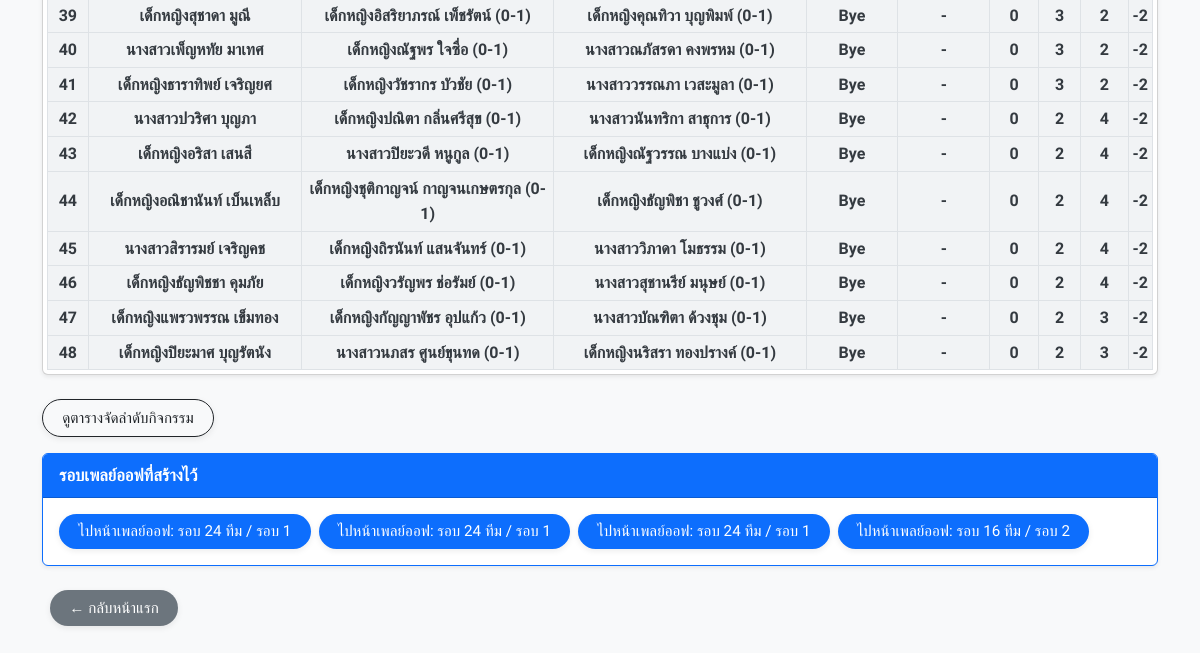
Before: /event/1 (lower part) with the older database file.
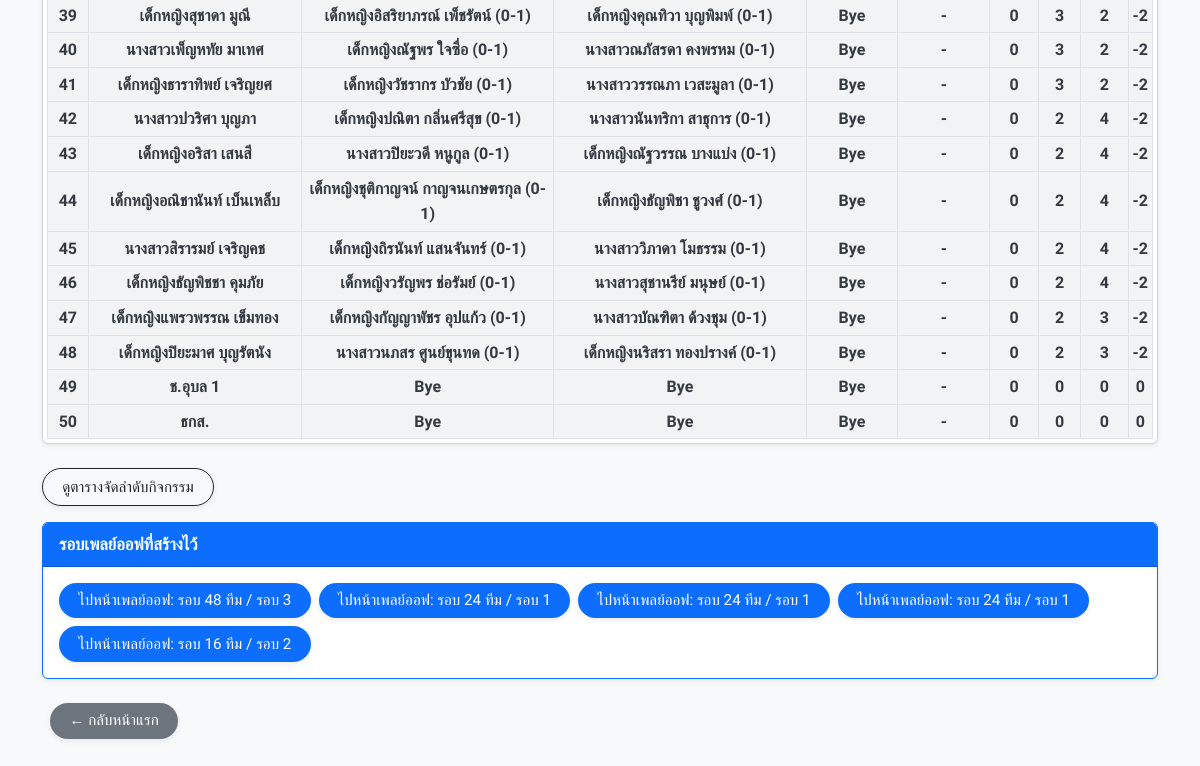
After: the same page with the newer database file.
### models.py (models this page shows)
class Team(db.Model):
    __tablename__ = "teams"
    id = db.Column(db.Integer, primary_key=True)
    name = db.Column(db.String(100), nullable=False)
    event_id = db.Column(db.Integer, db.ForeignKey("events.id"), nullable=False)

### tables this page shows
CREATE TABLE playoff_competitions (
                id INTEGER PRIMARY KEY AUTOINCREMENT, source_event_id INTEGER NOT NULL, title TEXT NOT NULL,
                competition_type TEXT NOT NULL, pairing_method TEXT NOT NULL DEFAULT 'seed',
                status TEXT NOT NULL DEFAULT 'active', report_note TEXT, created_at DATETIME DEFAULT CURRENT_TIMESTAMP
            , config_json TEXT);

### app.py (the view)
@app.route("/event/<int:event_id>")
def event_detail(event_id):
    event = db.session.get(Event, event_id)
    teams = Team.query.filter_by(event_id=event_id).all()
    standings = calculate_standings(event_id)
    matches = Match.query.filter_by(event_id=event_id).all()
    current_round = (
        db.session.query(db.func.max(Match.round))
        .filter(Match.event_id == event_id)
        .scalar()
        or 0
    )
    matches_round_1 = Match.query.filter_by(event_id=event_id, round=1).all()
    try:
        event.logo_list = json.loads(event.logo_filename) if event.logo_filename else []
    except Exception:
        event.logo_list = []
    active_playoffs = _active_playoffs_for_event(event_id)
    return render_template(
        "event.html",
        event=event,
        teams=teams,
        standings=standings,
        matches=matches,
        current_round=current_round,      # ✅ ส่งไปยัง template
        matches_round_1=matches_round_1,  # ✅ ส่งไปด้วยหากใช้
        active_playoffs=active_playoffs
    )

### app.py (called while the page is built)
def get_current_lang():
    lang = request.args.get("lang") or session.get("lang") or "th"
    if lang not in SUPPORTED_LANGS:
        lang = "th"
    session["lang"] = lang
    return lang

@app.context_processor
def inject_i18n():
    lang = get_current_lang()
    return {
        "current_lang": lang,
        "supported_langs": SUPPORTED_LANGS,
        "text_translations": TEXT_TRANSLATIONS,
        "t": lambda key: translate(key, lang),
    }

def _active_playoffs_for_event(event_id):
    try:
        ensure_playoff_tables()
        rows = db.session.execute(text("""
            SELECT pc.id, pc.title, pc.competition_type, pc.pairing_method,
                   COUNT(pr.id) AS round_count,
                   MAX(pr.round_no) AS latest_round
            FROM playoff_competitions pc
            LEFT JOIN playoff_rounds pr ON pr.playoff_id = pc.id
            WHERE pc.source_event_id = :event_id
            GROUP BY pc.id, pc.title, pc.competition_type, pc.pairing_method
            ORDER BY pc.id DESC
        """), {'event_id': event_id}).mappings().all()
        return [dict(r) for r in rows]
    except Exception:
        return []

### i18n.py (called while the page is built)
def translate(key, lang="th"):
    table = TRANSLATIONS.get(key, {})
    return table.get(lang) or table.get("th") or key

### standings.py (called while the page is built)
def safe_int(val):
    try:
        return int(val)
    except:
        return 0

### templates/event.html (shortened to what this page needs)
{% import 'macros.html' as macros %}
{% extends 'base.html' %}
{% block content %}
</head>
<body class="bg-light">
  <div class="container my-4">
    <div class="card mb-4 shadow-sm">
      <div class="card-body p-0">   <p>>>>เลื่อนไปทางขวาเพื่อดูตารางคะแนน Score BHN fBHN และผลต่างคะแนน</p>
        {% if standings %}
        <div class="table-responsive p-1">
          <table class="table table-bordered table-sm align-middle text-center mb-0">
            <tbody>
              {% for team in standings %}
              <tr class="{{ macros.score_class(team.score) }}" style="font-weight: bold">
                <td>{{ loop.index }}</td>
                <td class="{{ macros.score_class(team.score) }}" style="font-weight: bold">
                  {{ team.team_name }}
                </td>
                {% for i in range(1, event.rounds + 1) %}
                <td class="{{ macros.score_class(team.score) }}" style="font-weight: bold">
                  {{ team["VS_Round" ~ i] if team["VS_Round" ~ i] else '-' }}
                </td>
                {% endfor %}
                <td class="{{ macros.score_class(team.score) }}" style="font-weight: bold">
                  {{ team.score }}
                </td>
                <td class="{{ macros.score_class(team.score) }}" style="font-weight: bold">
                  {{ team.buchholz }}
                </td>
                <td class="{{ macros.score_class(team.score) }}" style="font-weight: bold">
                  {{ team.final_buchholz }}
                </td>
                <td class="{{ macros.score_class(team.score) }}" style="font-weight: bold">
                  {{ team.point_diff }}
                </td>
              </tr>
              {% endfor %}
            </tbody>
          </table>
        </div>
        {% else %}
        <p class="p-3">ยังไม่มีตารางคะแนน</p>
        {% endif %}
      </div>
    </div>
      <a href="{{ url_for('event_standings', event_id=event.id) }}" class="btn btn-dark-outline btn-custom margin-2">
    ดูตารางจัดลำดับกิจกรรม
</a>
{% if active_playoffs %}
<div class="card mt-3 mb-3 shadow-sm border-primary">
  <div class="card-header bg-primary text-white fw-semibold">รอบเพลย์ออฟที่สร้างไว้</div>
  <div class="card-body d-flex flex-wrap gap-2">
    {% for po in active_playoffs %}
      <a href="{{ url_for('playoff_detail', playoff_id=po.id) }}" class="btn btn-primary btn-custom">
        ไปหน้าเพลย์ออฟ: {{ po.title }}{% if po.latest_round %} / รอบ {{ po.latest_round }}{% endif %}
      </a>
    {% endfor %}
  </div>
</div>
{% endif %}
    <div class="mb-4 p-2">
      <a href="{{ url_for('index') }}" class="btn btn-secondary btn-lg">← กลับหน้าแรก</a>
    </div>
  </div>
  {% endblock %}

### templates/macros.html
{% macro score_class(score) -%}
  {%- set s = score|int -%}
  {%- if s >= 7 -%}score-level-7
  {%- elif s == 6 -%}score-level-6
  {%- elif s == 5 -%}score-level-5
  {%- elif s == 4 -%}score-level-4
  {%- elif s == 3 -%}score-level-3
  {%- elif s == 2 -%}score-level-2
  {%- elif s == 1 -%}score-level-1
  {%- else -%}score-level-0
  {%- endif -%}
{%- endmacro %}

### templates/base.html (shortened to what this page needs)
<!DOCTYPE html>
<html lang="{{ current_lang|default('th') }}">
<head>
  <link href="https://cdn.jsdelivr.net/npm/bootstrap@5.3.0/dist/css/bootstrap.min.css" rel="stylesheet" />
  <link rel="stylesheet" href="{{ url_for('static', filename='css/style.css') }}" />
</head>
<body>
  <div class="container-fluid px-3 px-sm-4">
    {% block content %}{% endblock %}
  </div>
</body>
</html>

### static/css/style.css (style rules this page uses)
button.btn, .btn { font-family: "Prompt", "Segoe UI", sans-serif; font-weight: 600; font-size: 0.95rem; padding: 0.4rem 1rem; border-radius: 0.65rem; display: inline-flex; align-items: center; justify-content: center; gap: 0.5rem; transition: all 0.25s ease; text-transform: none; box-shadow: 0 2px 6px rgba(0, 0, 0, 0.08); border: none; cursor: pointer; }
.btn-dark-outline { background: transparent; color: #212529; border: 1px solid #212529; }
.score-level-0 { background-color: #f1f3f5 !important; color: #343a40 !important; }

### templates/event.html (style rules this page uses)
body { font-family: "Prompt", "Segoe UI", sans-serif; font-size: 16px; line-height: 1.6; color: #333; background-color: #f9f9fb; }
.card-header { font-weight: 600; font-size: 1.05rem; }
.btn-custom { border-radius: 0.65rem; padding: 0.4rem 1rem; font-weight: 600; font-size: 0.95rem; display: inline-flex; align-items: center; gap: 0.5rem; transition: all 0.25s ease; box-shadow: 0 2px 6px rgba(0, 0, 0, 0.08); }
.btn-dark-outline { background: transparent; color: #212529; border: 1px solid #212529; }
body { font-family: "Prompt", sans-serif; }
button.btn, .btn { font-weight: 500; border-radius: 50rem !important; transition: 0.2s; padding-left: 1.2rem; padding-right: 1.2rem; }

Changed rows visible on the page:
added Team: team_name "ช.อุบล 1", team "Bye" "Bye" "Bye" "-", score "0", buchholz "0", final_buchholz "0", point_diff "0"
added Team: team_name "ธกส.", team "Bye" "Bye" "Bye" "-", score "0", buchholz "0", final_buchholz "0", point_diff "0"
added playoff_competitions: title "รอบ 48 ทีม", latest_round "3"
